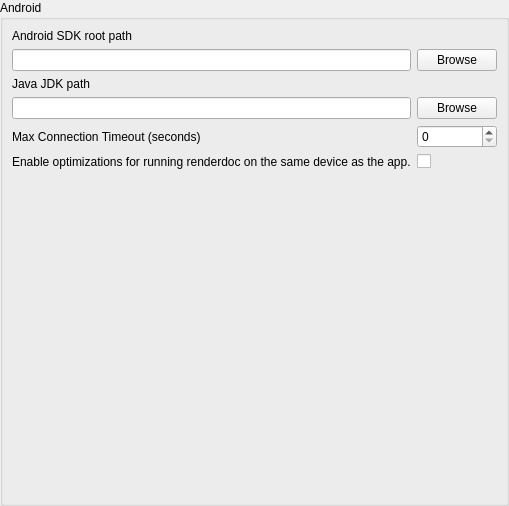
     <widget class="QWidget" name="androidTab">
      <attribute name="title">
       <string>Android</string>
      </attribute>
      <layout class="QHBoxLayout" name="horizontalLayout_5">
       <property name="leftMargin">
        <number>0</number>
       </property>
       <property name="topMargin">
        <number>0</number>
       </property>
       <property name="rightMargin">
        <number>0</number>
       </property>
       <property name="bottomMargin">
        <number>0</number>
       </property>
       <item>
        <widget class="QGroupBox" name="groupBox_7">
         <property name="title">
          <string>Android</string>
         </property>
         <layout class="QGridLayout" name="gridLayout_8">
          <item row="0" column="0">
           <widget class="QLabel" name="label_24">
            <property name="toolTip">
             <string>The location of the root of the Android SDK. This path should contain folders such as build-tools and platform-tools.</string>
            </property>
            <property name="text">
             <string>Android SDK root path</string>
            </property>
           </widget>
          </item>
          <item row="1" column="0">
           <widget class="QLineEdit" name="Android_SDKPath">
            <property name="toolTip">
             <string>The location of the root of the Android SDK. This path should contain folders such as build-tools and platform-tools.</string>
            </property>
           </widget>
          </item>
          <item row="1" column="1">
           <widget class="QPushButton" name="browseAndroidSDKPath">
            <property name="toolTip">
             <string>The location of the root of the Android SDK. This path should contain folders such as build-tools and platform-tools.</string>
            </property>
            <property name="text">
             <string>Browse</string>
            </property>
           </widget>
          </item>
          <item row="2" column="0">
           <widget class="QLabel" name="label_7">
            <property name="toolTip">
             <string>The location of the root of the Java JDK. This path should contain folders such as bin and lib.</string>
            </property>
            <property name="text">
             <string>Java JDK path</string>
            </property>
           </widget>
          </item>
          <item row="3" column="0">
           <widget class="QLineEdit" name="Android_JDKPath">
            <property name="toolTip">
             <string>The location of the root of the Java JDK. This path should contain folders such as bin and lib.</string>
            </property>
           </widget>
          </item>
          <item row="3" column="1">
           <widget class="QPushButton" name="browseJDKPath">
            <property name="toolTip">
             <string>The location of the root of the Java JDK. This path should contain folders such as bin and lib.</string>
            </property>
            <property name="text">
             <string>Browse</string>
            </property>
           </widget>
          </item>
          <item row="4" column="0">
           <widget class="QLabel" name="label_25">
            <property name="toolTip">
             <string>Maximum time to try connecting to the target app.</string>
            </property>
            <property name="text">
             <string>Max Connection Timeout (seconds)</string>
            </property>
           </widget>
          </item>
          <item row="4" column="1">
           <widget class="QDoubleSpinBox" name="Android_MaxConnectTimeout">
            <property name="toolTip">
             <string>Maximum time to try connecting to the target app.</string>
            </property>
            <property name="decimals">
             <number>0</number>
            </property>
            <property name="maximum">
             <double>120.000000000000000</double>
            </property>
           </widget>
          </item>
          <item row="5" column="0">
           <widget class="QLabel" name="label_30">
            <property name="toolTip">
             <string>Enable this (only) if you're running renderdoc on the same machine as the Android app and if ports are accessible.</string>
            </property>
            <property name="text">
             <string>Enable optimizations for running renderdoc on the same device as the app.</string>
            </property>
           </widget>
          </item>
          <item row="5" column="1">
           <widget class="QCheckBox" name="Android_SameMachineDebugging">
            <property name="toolTip">
             <string>Enable this (only) if you're running renderdoc on the same machine as the Android app and if ports are accessible.</string>
            </property>
            <property name="text">
             <string/>
            </property>
           </widget>
          </item>
          <item row="6" column="0">
           <spacer name="verticalSpacer_6">
            <property name="orientation">
             <enum>Qt::Vertical</enum>
            </property>
            <property name="sizeHint" stdset="0">
             <size>
              <width>20</width>
              <height>325</height>
             </size>
            </property>
           </spacer>
          </item>
         </layout>
        </widget>
       </item>
      </layout>
     </widget>
